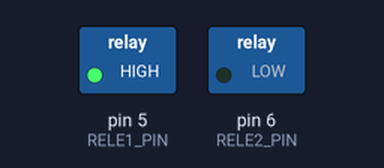
A sketch run on a simulated Arduino Uno, built with avr-gcc and run on an emulated ATmega328P. On the bench: switched loads named in the sketch (green lamp = pin HIGH). What the sketch prints to the serial monitor is not drawn.

Above: at 1.0 s.
At 3.0 s:
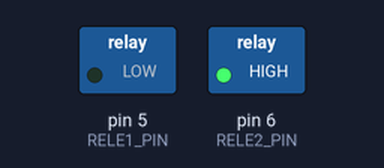
Timing chart, 0 to 5.2 s (numbered marks = the images above):
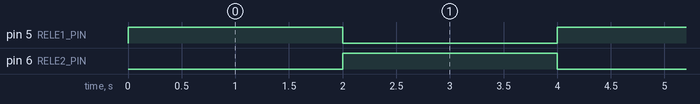

The sketch:

rele.ino
```cpp
#define RELE1_PIN 5
#define RELE2_PIN 6

void setup() {
  Serial.begin(115220);
  Serial.println("Dojo de automação residencial");

  pinMode(RELE1_PIN, OUTPUT);
  pinMode(RELE2_PIN, OUTPUT);
}

void loop() {
  digitalWrite(RELE1_PIN, HIGH);
  digitalWrite(RELE2_PIN, LOW);
  delay(2000);
  digitalWrite(RELE1_PIN, LOW);
  digitalWrite(RELE2_PIN, HIGH);
  delay(2000);
}
```

Measured:
- by itself, pin 5 (RELE1_PIN), pin 6 (RELE2_PIN): alternates HIGH for 2.0 s and LOW for 2.0 s
